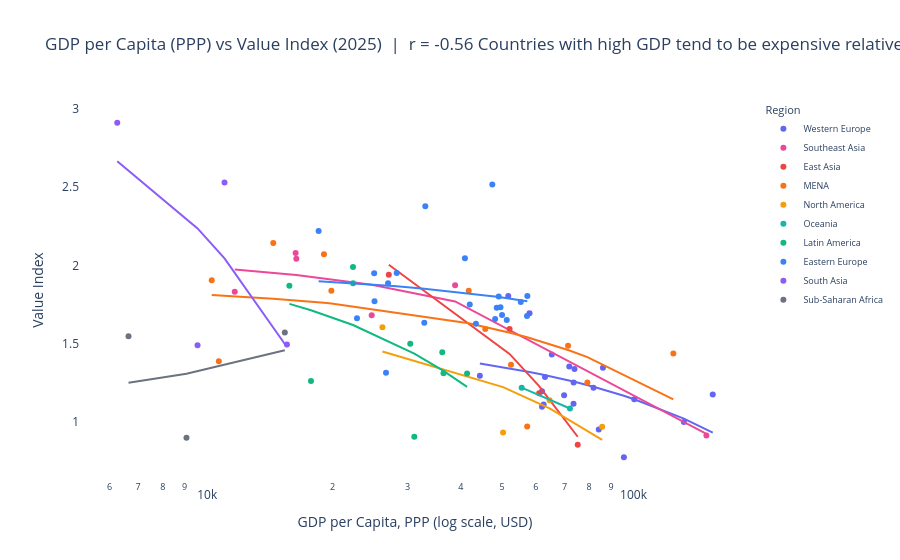

The cell this chart's notebook holds for it:
### Markdown cell above
---
## Section 5: Economic Indicators - What Predicts Value?

Two analyses using World Bank data test whether value is an economic phenomenon:

1. **GDP per capita vs value index** - does income level predict how much quality you get per dollar? We expect a negative relationship: richer countries cost more relative to the quality they offer, because high wages raise prices faster than they raise quality perception scores.

2. **Income group comparison** - World Bank groups countries into four income tiers. Upper-middle income countries are predicted to dominate the top-value tier: they are wealthy enough to maintain public services but not so expensive that costs outrun quality.

3. **Dimension correlations** - which of the four quality sub-indices most strongly predicts membership in the top-value quartile? This identifies which dimensions differentiate sweet-spot countries from the rest.

### Code cell
df_wb = df[df['gdp_per_capita_ppp'].notna()].copy()
df_wb['log_gdp'] = np.log10(df_wb['gdp_per_capita_ppp'])

corr = df_wb[['log_gdp','value_index']].corr().iloc[0,1]

fig = px.scatter(
    df_wb,
    x='gdp_per_capita_ppp',
    y='value_index',
    color='region',
    hover_name='Country',
    color_discrete_map=REGION_COLORS,
    log_x=True,
    trendline='ols',
    hover_data={
        'value_index':         ':.3f',
        'gdp_per_capita_ppp':  ':,.0f',
        'region':              False,
    },
    title=f'GDP per Capita (PPP) vs Value Index ({YEAR})  |  r = {corr:.2f}\n'
          'Countries with high GDP tend to be expensive relative to their quality',
    labels={
        'gdp_per_capita_ppp': 'GDP per Capita, PPP (log scale, USD)',
        'value_index':        'Value Index',
        'region':             'Region',
    },
)
fig.update_layout(plot_bgcolor='white', paper_bgcolor='white',
                  legend=dict(font=dict(size=9)))
fig.show()

print(f'Pearson r (log GDP vs value index): {corr:.3f}')
print(f'Countries included: {len(df_wb)}')

### Figure 1 — Plotly figure (JSON) as saved in the notebook; plotly's stock layout.template omitted (floating-point values rounded to 4 significant figures)
{"data": [{"customdata": [["Western Europe"], ["Western Europe"], ["Western Europe"], ["Western Europe"], ["Western Europe"], ["Western Europe"], ["Western Europe"], ["Western Europe"], ["Western Europe"], ["Western Europe"], ["Western Europe"], ["Western Europe"], ["Western Europe"], ["Western Europe"], ["Western Europe"], ["Western Europe"], ["Western Europe"], ["Western Europe"], ["Western Europe"], ["Western Europe"]], "hovertemplate": "<b>%{hovertext}</b><br><br>GDP per Capita, PPP (log scale, USD)=%{x:,.0f}<br>Value Index=%{y:.3f}<extra></extra>", "hovertext": ["Switzerland", "Iceland", "Norway", "Denmark", "Luxembourg", "Austria", "Netherlands", "Ireland", "United Kingdom", "Finland", "Germany", "France", "Belgium", "Sweden", "Italy", "Cyprus", "Malta", "Greece", "Spain", "Portugal"], "legendgroup": "Western Europe", "marker": {"color": "#6366F1", "symbol": "circle"}, "mode": "markers", "name": "Western Europe", "orientation": "v", "showlegend": true, "type": "scatter", "x": [96500.0, 84260.0, 102000.0, 81880.0, 155900.0, 73910.0, 86170.0, 133400.0, 62010.0, 65380.0, 73550.0, 62560.0, 73510.0, 71840.0, 62010.0, 63010.0, 69860.0, 44330.0, 57970.0, 51680.0], "xaxis": "x", "y": [0.772, 0.95, 1.143, 1.217, 1.173, 1.336, 1.344, 0.998, 1.095, 1.429, 1.251, 1.109, 1.114, 1.352, 1.194, 1.285, 1.168, 1.293, 1.694, 1.803], "yaxis": "y"}, {"hovertemplate": "<b>OLS trendline</b><br>value_index = -3.96175e-06 * gdp_per_capita_ppp + 1.54736<br>R<sup>2</sup>=0.208130<br><br>GDP per Capita, PPP (log scale, USD)=%{x:,.0f}<br>Value Index=%{y:.3f} <b>(trend)</b><extra></extra>", "legendgroup": "Western Europe", "marker": {"color": "#6366F1", "symbol": "circle"}, "mode": "lines", "name": "Western Europe", "showlegend": false, "type": "scatter", "x": [44330.0, 51680.0, 57970.0, 62010.0, 62010.0, 62560.0, 63010.0, 65380.0, 69860.0, 71840.0, 73510.0, 73550.0, 73910.0, 81880.0, 84260.0, 86170.0, 96500.0, 102000.0, 133400.0, 155900.0], "xaxis": "x", "y": [1.372, 1.343, 1.318, 1.302, 1.302, 1.3, 1.298, 1.288, 1.271, 1.263, 1.256, 1.256, 1.255, 1.223, 1.214, 1.206, 1.165, 1.143, 1.019, 0.9296], "yaxis": "y"}, {"customdata": [["Southeast Asia"], ["Southeast Asia"], ["Southeast Asia"], ["Southeast Asia"], ["Southeast Asia"], ["Southeast Asia"]], "hovertemplate": "<b>%{hovertext}</b><br><br>GDP per Capita, PPP (log scale, USD)=%{x:,.0f}<br>Value Index=%{y:.3f}<extra></extra>", "hovertext": ["Singapore", "Thailand", "Malaysia", "Philippines", "Vietnam", "Indonesia"], "legendgroup": "Southeast Asia", "marker": {"color": "#EC4899", "symbol": "circle"}, "mode": "markers", "name": "Southeast Asia", "orientation": "v", "showlegend": true, "type": "scatter", "x": [150700.0, 24710.0, 38780.0, 11790.0, 16390.0, 16450.0], "xaxis": "x", "y": [0.911, 1.68, 1.872, 1.831, 2.079, 2.042], "yaxis": "y"}, {"hovertemplate": "<b>OLS trendline</b><br>value_index = -7.576e-06 * gdp_per_capita_ppp + 2.06262<br>R<sup>2</sup>=0.891904<br><br>GDP per Capita, PPP (log scale, USD)=%{x:,.0f}<br>Value Index=%{y:.3f} <b>(trend)</b><extra></extra>", "legendgroup": "Southeast Asia", "marker": {"color": "#EC4899", "symbol": "circle"}, "mode": "lines", "name": "Southeast Asia", "showlegend": false, "type": "scatter", "x": [11790.0, 16390.0, 16450.0, 24710.0, 38780.0, 150700.0], "xaxis": "x", "y": [1.973, 1.938, 1.938, 1.875, 1.769, 0.921], "yaxis": "y"}, {"customdata": [["East Asia"], ["East Asia"], ["East Asia"], ["East Asia"]], "hovertemplate": "<b>%{hovertext}</b><br><br>GDP per Capita, PPP (log scale, USD)=%{x:,.0f}<br>Value Index=%{y:.3f}<extra></extra>", "hovertext": ["Hong Kong (China)", "South Korea", "Japan", "China"], "legendgroup": "East Asia", "marker": {"color": "#EF4444", "symbol": "circle"}, "mode": "markers", "name": "East Asia", "orientation": "v", "showlegend": true, "type": "scatter", "x": [75200.0, 61050.0, 52040.0, 27100.0], "xaxis": "x", "y": [0.852, 1.182, 1.593, 1.94], "yaxis": "y"}, {"hovertemplate": "<b>OLS trendline</b><br>value_index = -2.28853e-05 * gdp_per_capita_ppp + 2.62407<br>R<sup>2</sup>=0.949354<br><br>GDP per Capita, PPP (log scale, USD)=%{x:,.0f}<br>Value Index=%{y:.3f} <b>(trend)</b><extra></extra>", "legendgroup": "East Asia", "marker": {"color": "#EF4444", "symbol": "circle"}, "mode": "lines", "name": "East Asia", "showlegend": false, "type": "scatter", "x": [27100.0, 52040.0, 61050.0, 75200.0], "xaxis": "x", "y": [2.004, 1.433, 1.227, 0.9032], "yaxis": "y"}, {"customdata": [["MENA"], ["MENA"], ["MENA"], ["MENA"], ["MENA"], ["MENA"], ["MENA"], ["MENA"], ["MENA"], ["MENA"], ["MENA"], ["MENA"]], "hovertemplate": "<b>%{hovertext}</b><br><br>GDP per Capita, PPP (log scale, USD)=%{x:,.0f}<br>Value Index=%{y:.3f}<extra></extra>", "hovertext": ["Israel", "United Arab Emirates", "Qatar", "Saudi Arabia", "Kuwait", "Oman", "Jordan", "Turkey", "Morocco", "Tunisia", "Iran", "Egypt"], "legendgroup": "MENA", "marker": {"color": "#F97316", "symbol": "circle"}, "mode": "markers", "name": "MENA", "orientation": "v", "showlegend": true, "type": "scatter", "x": [57240.0, 79230.0, 126000.0, 71380.0, 52440.0, 41740.0, 10820.0, 45640.0, 10420.0, 14520.0, 19870.0, 19090.0], "xaxis": "x", "y": [0.969, 1.25, 1.436, 1.485, 1.363, 1.838, 1.386, 1.592, 1.904, 2.142, 1.837, 2.07], "yaxis": "y"}, {"hovertemplate": "<b>OLS trendline</b><br>value_index = -5.77503e-06 * gdp_per_capita_ppp + 1.86994<br>R<sup>2</sup>=0.319491<br><br>GDP per Capita, PPP (log scale, USD)=%{x:,.0f}<br>Value Index=%{y:.3f} <b>(trend)</b><extra></extra>", "legendgroup": "MENA", "marker": {"color": "#F97316", "symbol": "circle"}, "mode": "lines", "name": "MENA", "showlegend": false, "type": "scatter", "x": [10420.0, 10820.0, 14520.0, 19090.0, 19870.0, 41740.0, 45640.0, 52440.0, 57240.0, 71380.0, 79230.0, 126000.0], "xaxis": "x", "y": [1.81, 1.807, 1.786, 1.76, 1.755, 1.629, 1.606, 1.567, 1.539, 1.458, 1.412, 1.142], "yaxis": "y"}, {"customdata": [["North America"], ["North America"], ["North America"], ["North America"]], "hovertemplate": "<b>%{hovertext}</b><br><br>GDP per Capita, PPP (log scale, USD)=%{x:,.0f}<br>Value Index=%{y:.3f}<extra></extra>", "hovertext": ["United States", "Puerto Rico", "Canada", "Mexico"], "legendgroup": "North America", "marker": {"color": "#F59E0B", "symbol": "circle"}, "mode": "markers", "name": "North America", "orientation": "v", "showlegend": true, "type": "scatter", "x": [85810.0, 50250.0, 64610.0, 26190.0], "xaxis": "x", "y": [0.967, 0.93, 1.136, 1.604], "yaxis": "y"}, {"hovertemplate": "<b>OLS trendline</b><br>value_index = -9.49286e-06 * gdp_per_capita_ppp + 1.69762<br>R<sup>2</sup>=0.589391<br><br>GDP per Capita, PPP (log scale, USD)=%{x:,.0f}<br>Value Index=%{y:.3f} <b>(trend)</b><extra></extra>", "legendgroup": "North America", "marker": {"color": "#F59E0B", "symbol": "circle"}, "mode": "lines", "name": "North America", "showlegend": false, "type": "scatter", "x": [26190.0, 50250.0, 64610.0, 85810.0], "xaxis": "x", "y": [1.449, 1.221, 1.084, 0.883], "yaxis": "y"}, {"customdata": [["Oceania"], ["Oceania"]], "hovertemplate": "<b>%{hovertext}</b><br><br>GDP per Capita, PPP (log scale, USD)=%{x:,.0f}<br>Value Index=%{y:.3f}<extra></extra>", "hovertext": ["Australia", "New Zealand"], "legendgroup": "Oceania", "marker": {"color": "#14B8A6", "symbol": "circle"}, "mode": "markers", "name": "Oceania", "orientation": "v", "showlegend": true, "type": "scatter", "x": [72110.0, 55550.0], "xaxis": "x", "y": [1.084, 1.217], "yaxis": "y"}, {"hovertemplate": "<b>OLS trendline</b><br>value_index = -8.03138e-06 * gdp_per_capita_ppp + 1.66315<br>R<sup>2</sup>=1.000000<br><br>GDP per Capita, PPP (log scale, USD)=%{x:,.0f}<br>Value Index=%{y:.3f} <b>(trend)</b><extra></extra>", "legendgroup": "Oceania", "marker": {"color": "#14B8A6", "symbol": "circle"}, "mode": "lines", "name": "Oceania", "showlegend": false, "type": "scatter", "x": [55550.0, 72110.0], "xaxis": "x", "y": [1.217, 1.084], "yaxis": "y"}, {"customdata": [["Latin America"], ["Latin America"], ["Latin America"], ["Latin America"], ["Latin America"], ["Latin America"], ["Latin America"], ["Latin America"], ["Latin America"]], "hovertemplate": "<b>%{hovertext}</b><br><br>GDP per Capita, PPP (log scale, USD)=%{x:,.0f}<br>Value Index=%{y:.3f}<extra></extra>", "hovertext": ["Costa Rica", "Uruguay", "Panama", "Argentina", "Chile", "Ecuador", "Peru", "Colombia", "Brazil"], "legendgroup": "Latin America", "marker": {"color": "#10B981", "symbol": "circle"}, "mode": "markers", "name": "Latin America", "orientation": "v", "showlegend": true, "type": "scatter", "x": [31110.0, 36420.0, 41370.0, 30430.0, 36180.0, 15840.0, 17800.0, 22350.0, 22340.0], "xaxis": "x", "y": [0.903, 1.309, 1.308, 1.498, 1.443, 1.869, 1.26, 1.885, 1.989], "yaxis": "y"}, {"hovertemplate": "<b>OLS trendline</b><br>value_index = -2.08119e-05 * gdp_per_capita_ppp + 2.08298<br>R<sup>2</sup>=0.276613<br><br>GDP per Capita, PPP (log scale, USD)=%{x:,.0f}<br>Value Index=%{y:.3f} <b>(trend)</b><extra></extra>", "legendgroup": "Latin America", "marker": {"color": "#10B981", "symbol": "circle"}, "mode": "lines", "name": "Latin America", "showlegend": false, "type": "scatter", "x": [15840.0, 17800.0, 22340.0, 22350.0, 30430.0, 31110.0, 36180.0, 36420.0, 41370.0], "xaxis": "x", "y": [1.753, 1.712, 1.618, 1.618, 1.45, 1.436, 1.33, 1.325, 1.222], "yaxis": "y"}, {"customdata": [["Eastern Europe"], ["Eastern Europe"], ["Eastern Europe"], ["Eastern Europe"], ["Eastern Europe"], ["Eastern Europe"], ["Eastern Europe"], ["Eastern Europe"], ["Eastern Europe"], ["Eastern Europe"], ["Eastern Europe"], ["Eastern Europe"], ["Eastern Europe"], ["Eastern Europe"], ["Eastern Europe"], ["Eastern Europe"], ["Eastern Europe"], ["Eastern Europe"], ["Eastern Europe"], ["Eastern Europe"], ["Eastern Europe"], ["Eastern Europe"]], "hovertemplate": "<b>%{hovertext}</b><br><br>GDP per Capita, PPP (log scale, USD)=%{x:,.0f}<br>Value Index=%{y:.3f}<extra></extra>", "hovertext": ["Estonia", "Slovenia", "Lithuania", "Latvia", "Croatia", "Czech Republic", "Slovakia", "Albania", "Armenia", "Poland", "Hungary", "Serbia", "Bulgaria", "Romania", "Bosnia And Herzegovina", "Georgia", "North Macedonia", "Azerbaijan", "Kazakhstan", "Belarus", "Ukraine", "Russia"], "legendgroup": "Eastern Europe", "marker": {"color": "#3B82F6", "symbol": "circle"}, "mode": "markers", "name": "Eastern Europe", "orientation": "v", "showlegend": true, "type": "scatter", "x": [49970.0, 57190.0, 55290.0, 43390.0, 49550.0, 57290.0, 48130.0, 26700.0, 22820.0, 51260.0, 48550.0, 32830.0, 41970.0, 49080.0, 25040.0, 28290.0, 27000.0, 25090.0, 40890.0, 33010.0, 18550.0, 47400.0], "xaxis": "x", "y": [1.682, 1.676, 1.765, 1.626, 1.732, 1.804, 1.657, 1.312, 1.662, 1.65, 1.728, 1.632, 1.749, 1.801, 1.949, 1.951, 1.885, 1.77, 2.045, 2.378, 2.22, 2.517], "yaxis": "y"}, {"hovertemplate": "<b>OLS trendline</b><br>value_index = -3.30993e-06 * gdp_per_capita_ppp + 1.95915<br>R<sup>2</sup>=0.023175<br><br>GDP per Capita, PPP (log scale, USD)=%{x:,.0f}<br>Value Index=%{y:.3f} <b>(trend)</b><extra></extra>", "legendgroup": "Eastern Europe", "marker": {"color": "#3B82F6", "symbol": "circle"}, "mode": "lines", "name": "Eastern Europe", "showlegend": false, "type": "scatter", "x": [18550.0, 22820.0, 25040.0, 25090.0, 26700.0, 27000.0, 28290.0, 32830.0, 33010.0, 40890.0, 41970.0, 43390.0, 47400.0, 48130.0, 48550.0, 49080.0, 49550.0, 49970.0, 51260.0, 55290.0, 57190.0, 57290.0], "xaxis": "x", "y": [1.898, 1.884, 1.876, 1.876, 1.871, 1.87, 1.866, 1.85, 1.85, 1.824, 1.82, 1.816, 1.802, 1.8, 1.798, 1.797, 1.795, 1.794, 1.789, 1.776, 1.77, 1.77], "yaxis": "y"}, {"customdata": [["South Asia"], ["South Asia"], ["South Asia"], ["South Asia"]], "hovertemplate": "<b>%{hovertext}</b><br><br>GDP per Capita, PPP (log scale, USD)=%{x:,.0f}<br>Value Index=%{y:.3f}<extra></extra>", "hovertext": ["Sri Lanka", "Bangladesh", "India", "Pakistan"], "legendgroup": "South Asia", "marker": {"color": "#8B5CF6", "symbol": "circle"}, "mode": "markers", "name": "South Asia", "orientation": "v", "showlegend": true, "type": "scatter", "x": [15630.0, 9647.0, 11160.0, 6252.0], "xaxis": "x", "y": [1.494, 1.488, 2.53, 2.912], "yaxis": "y"}, {"hovertemplate": "<b>OLS trendline</b><br>value_index = -0.000126734 * gdp_per_capita_ppp + 3.45862<br>R<sup>2</sup>=0.460131<br><br>GDP per Capita, PPP (log scale, USD)=%{x:,.0f}<br>Value Index=%{y:.3f} <b>(trend)</b><extra></extra>", "legendgroup": "South Asia", "marker": {"color": "#8B5CF6", "symbol": "circle"}, "mode": "lines", "name": "South Asia", "showlegend": false, "type": "scatter", "x": [6252.0, 9647.0, 11160.0, 15630.0], "xaxis": "x", "y": [2.666, 2.236, 2.044, 1.477], "yaxis": "y"}, {"customdata": [["Sub-Saharan Africa"], ["Sub-Saharan Africa"], ["Sub-Saharan Africa"]], "hovertemplate": "<b>%{hovertext}</b><br><br>GDP per Capita, PPP (log scale, USD)=%{x:,.0f}<br>Value Index=%{y:.3f}<extra></extra>", "hovertext": ["South Africa", "Kenya", "Nigeria"], "legendgroup": "Sub-Saharan Africa", "marker": {"color": "#6B7280", "symbol": "circle"}, "mode": "markers", "name": "Sub-Saharan Africa", "orientation": "v", "showlegend": true, "type": "scatter", "x": [15460.0, 6644.0, 9087.0], "xaxis": "x", "y": [1.57, 1.546, 0.896], "yaxis": "y"}, {"hovertemplate": "<b>OLS trendline</b><br>value_index = 2.34856e-05 * gdp_per_capita_ppp + 1.09318<br>R<sup>2</sup>=0.078075<br><br>GDP per Capita, PPP (log scale, USD)=%{x:,.0f}<br>Value Index=%{y:.3f} <b>(trend)</b><extra></extra>", "legendgroup": "Sub-Saharan Africa", "marker": {"color": "#6B7280", "symbol": "circle"}, "mode": "lines", "name": "Sub-Saharan Africa", "showlegend": false, "type": "scatter", "x": [6644.0, 9087.0, 15460.0], "xaxis": "x", "y": [1.249, 1.307, 1.456], "yaxis": "y"}], "layout": {"legend": {"font": {"size": 9}, "title": {"text": "Region"}, "tracegroupgap": 0}, "paper_bgcolor": "white", "plot_bgcolor": "white", "title": {"text": "GDP per Capita (PPP) vs Value Index (2025)  |  r = -0.56\nCountries with high GDP tend to be expensive relative to their quality"}, "xaxis": {"anchor": "y", "domain": [0, 1], "title": {"text": "GDP per Capita, PPP (log scale, USD)"}, "type": "log"}, "yaxis": {"anchor": "x", "domain": [0, 1], "title": {"text": "Value Index"}}}}
